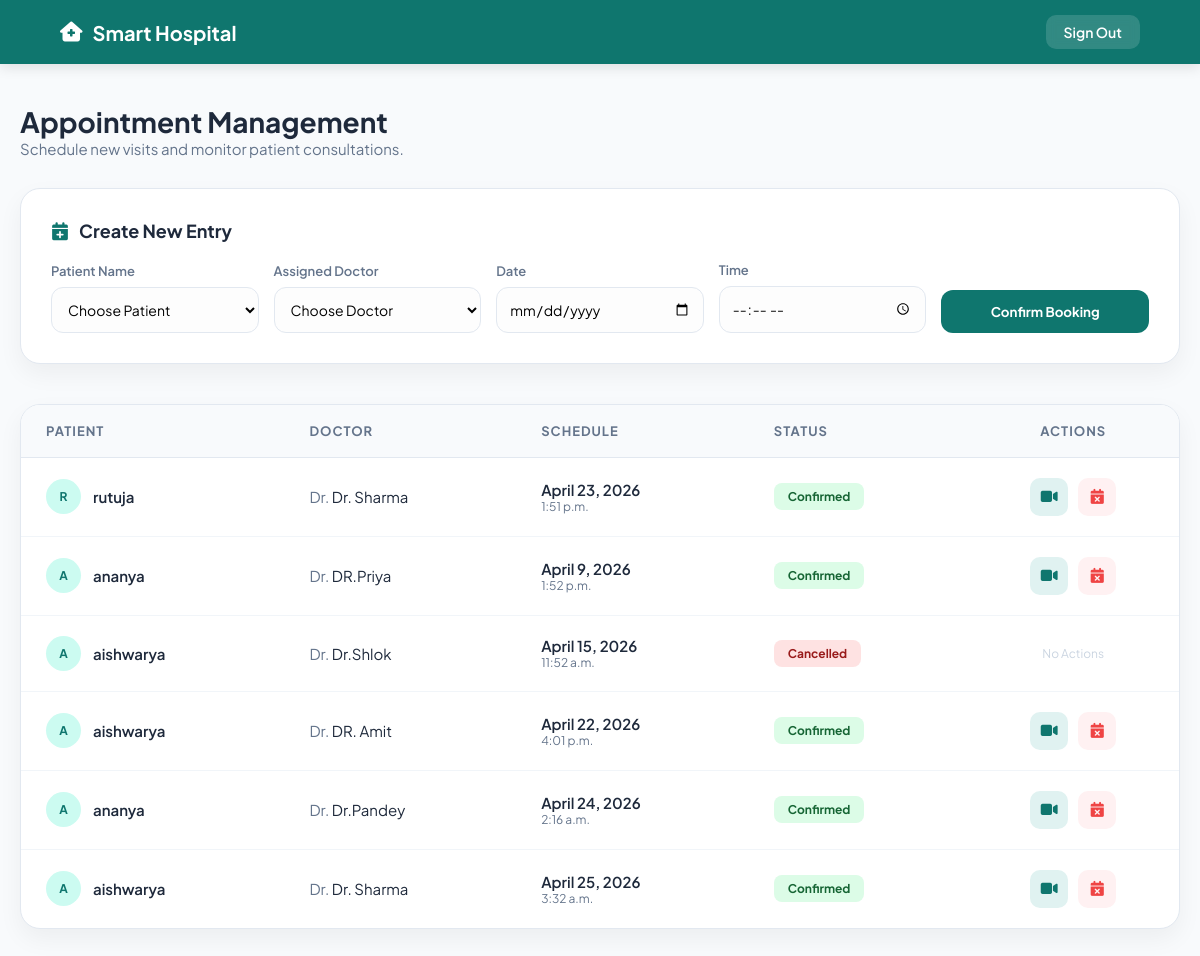
The app's page /appointment/ (signed in) with its own data.
### hospital/models.py (models this page shows, shortened)
class Appointment(models.Model):
    patient = models.ForeignKey(Patient, on_delete=models.CASCADE)
    doctor = models.ForeignKey(Doctor, on_delete=models.CASCADE)
    date = models.DateField()
    time = models.TimeField()
    status = models.CharField(max_length=20, choices=[
        ('pending', 'Pending'),
        ('confirmed', 'Confirmed'),
        ('cancelled', 'Cancelled'),
    ], default='pending')
    meeting_link = models.URLField(blank=True, null=True)
    created_at = models.DateTimeField(auto_now_add=True)
    class Meta:
        unique_together = ('doctor', 'date', 'time')

class Patient(models.Model):
    name = models.CharField(max_length=100)
    email = models.EmailField(unique=True)
    phone = models.CharField(max_length=15)
    age = models.IntegerField(null=True, blank=True)

class Doctor(models.Model):
    name = models.CharField(max_length=100)
    specialization = models.CharField(max_length=100)
    experience = models.IntegerField()
    fees = models.DecimalField(max_digits=8, decimal_places=2)
    available_from = models.TimeField(null=True, blank=True)
    available_to = models.TimeField(null=True, blank=True)

### hospital/views.py (the view, shortened to what this page needs)
# urls.py: path('appointment/', views.book_appointment, name='appointment'),
@login_required(login_url='/login/')
def book_appointment(request):
    patients = Patient.objects.all()
    doctors = Doctor.objects.all()
    appointments = Appointment.objects.all()
    return render(request, 'appointment.html', {
        'patients': patients,
        'doctors': doctors,
        'appointments': appointments
    })

### hospital/templates/appointment.html (shortened to what this page needs)
<!DOCTYPE html>
<html lang="en">
<head>
    <link rel="stylesheet" href="https://cdnjs.cloudflare.com/ajax/libs/font-awesome/6.4.0/css/all.min.css">
</head>
<body>
<nav class="navbar">
    <h2><i class="fa-solid fa-house-medical"></i> Smart Hospital</h2>
    <a href="/logout/" class="btn-logout">Sign Out</a>
</nav>
<div class="container">
    <div class="page-header">
        <h1>Appointment Management</h1>
        <p>Schedule new visits and monitor patient consultations.</p>
    </div>
    <div class="booking-card">
        <h2><i class="fa-solid fa-calendar-plus" style="color: var(--primary)"></i> Create New Entry</h2>
        <form method="POST">
            <div class="form-grid">
                <div class="input-group">
                    <label>Patient Name</label>
                    <select name="patient" required>
                        <option value="">Choose Patient</option>
                    </select>
                </div>
                <div class="input-group">
                    <label>Assigned Doctor</label>
                    <select name="doctor" required>
                        <option value="">Choose Doctor</option>
                    </select>
                </div>
                <div class="input-group">
                    <label>Date</label>
                    <input type="date" name="date" required>
                </div>
                <div class="input-group">
                    <label>Time</label>
                    <input type="time" name="time" required>
                </div>
                <button type="submit" class="btn-submit">Confirm Booking</button>
            </div>
        </form>
    </div>
    <div class="table-card">
        <table>
            <thead>
                <tr>
                    <th>Patient</th>
                    <th>Doctor</th>
                    <th>Schedule</th>
                    <th>Status</th>
                    <th style="text-align: center;">Actions</th>
                </tr>
            </thead>
            <tbody>
                {% for app in appointments %}
                <tr>
                    <td>
                        <div class="patient-info">
                            <div class="avatar">{{ app.patient.name|slice:":1"|upper }}</div>
                            <span style="font-weight: 600;">{{ app.patient.name }}</span>
                        </div>
                    </td>
                    <td><span style="color: var(--text-muted)">Dr.</span> {{ app.doctor.name }}</td>
                    <td>
                        <div style="font-weight: 600;">{{ app.date }}</div>
                        <div style="font-size: 12px; color: var(--text-muted);">{{ app.time }}</div>
                    </td>
                    <td>
                        {% if app.status == "confirmed" %}
                            <span class="badge booked">Confirmed</span>
                        {% else %}
                            <span class="badge cancelled">Cancelled</span>
                        {% endif %}
                    </td>
                    <td>
                        <div class="action-btns">
                            {% if app.meeting_link and app.status == "confirmed" %}
                                <a href="{{ app.meeting_link }}" target="_blank" class="btn-icon btn-join" title="Join Video">
                                    <i class="fa-solid fa-video"></i>
                                </a>
                            {% endif %}
                            {% if app.status == "confirmed" %}
                                <a href="/cancel/{{ app.id }}/" class="btn-icon btn-cancel" title="Cancel">
                                    <i class="fa-solid fa-calendar-xmark"></i>
                                </a>
                            {% else %}
                                <span style="color: #cbd5e1; font-size: 12px;">No Actions</span>
                            {% endif %}
                        </div>
                    </td>
                </tr>
                {% endfor %}
            </tbody>
        </table>
    </div>
</div>
</body>
</html>

### hospital/templates/appointment.html (style rules this page uses)
:root { --primary: #0f766e; --primary-light: #14b8a6; --bg: #f8fafc; --white: #ffffff; --text-main: #1e293b; --text-muted: #64748b; --danger: #ef4444; --shadow: 0 10px 25px rgba(0, 0, 0, 0.05); }
* { margin: 0; padding: 0; box-sizing: border-box; font-family: 'Plus Jakarta Sans', sans-serif; }
body { background-color: var(--bg); color: var(--text-main); }
.navbar { background: var(--primary); padding: 15px 5%; display: flex; justify-content: space-between; align-items: center; box-shadow: 0 4px 12px rgba(0,0,0,0.1); }
.navbar h2 { color: white; font-size: 20px; display: flex; align-items: center; gap: 10px; }
.btn-logout { background: rgba(255, 255, 255, 0.15); color: white; padding: 8px 18px; border-radius: 10px; text-decoration: none; font-weight: 600; font-size: 14px; backdrop-filter: blur(5px); transition: 0.3s; }
.container { max-width: 1200px; margin: 40px auto; padding: 0 20px; }
.page-header { margin-bottom: 30px; }
.page-header h1 { font-size: 28px; font-weight: 700; color: var(--text-main); }
.page-header p { color: var(--text-muted); font-size: 15px; }
.booking-card { background: white; padding: 30px; border-radius: 20px; box-shadow: var(--shadow); margin-bottom: 40px; border: 1px solid #e2e8f0; }
.booking-card h2 { font-size: 18px; margin-bottom: 20px; display: flex; align-items: center; gap: 10px; }
.form-grid { display: grid; grid-template-columns: repeat(auto-fit, minmax(200px, 1fr)); gap: 15px; align-items: flex-end; }
.input-group { display: flex; flex-direction: column; gap: 8px; }
.input-group label { font-size: 13px; font-weight: 600; color: var(--text-muted); }
select, input { padding: 12px; border: 1px solid #e2e8f0; border-radius: 12px; font-size: 14px; outline: none; transition: 0.3s; background: #fdfdfd; }
.btn-submit { background: var(--primary); color: white; border: none; padding: 13px; border-radius: 12px; font-weight: 700; cursor: pointer; transition: 0.3s; }
.table-card { background: white; border-radius: 20px; box-shadow: var(--shadow); overflow: hidden; border: 1px solid #e2e8f0; }
table { width: 100%; border-collapse: collapse; }
th { background: #f8fafc; text-align: left; padding: 18px 25px; font-size: 13px; text-transform: uppercase; letter-spacing: 1px; color: var(--text-muted); border-bottom: 1px solid #e2e8f0; }
td { padding: 20px 25px; border-bottom: 1px solid #f1f5f9; font-size: 15px; vertical-align: middle; }
tr:last-child td { border: none; }
.patient-info { display: flex; align-items: center; gap: 12px; }
.avatar { width: 35px; height: 35px; background: #ccfbf1; color: var(--primary); border-radius: 50%; display: flex; align-items: center; justify-content: center; font-weight: 700; font-size: 12px; }
.badge { padding: 6px 14px; border-radius: 8px; font-size: 12px; font-weight: 700; display: inline-block; }
.booked { background: #dcfce7; color: #166534; }
.cancelled { background: #fee2e2; color: #991b1b; }
.action-btns { display: flex; gap: 10px; justify-content: center; }
.btn-icon { width: 38px; height: 38px; display: flex; align-items: center; justify-content: center; border-radius: 10px; text-decoration: none; transition: 0.3s; }
.btn-join { background: #e0f2f1; color: var(--primary); }
.btn-cancel { background: #fff1f2; color: var(--danger); }

### records on screen
Appointment: patient.name "R", patient.name "rutuja", doctor.name "Dr. Sharma", date "April 23, 2026", time "1:51 p.m.", status "Confirmed"
Appointment: patient.name "A", patient.name "ananya", doctor.name "DR.Priya", date "April 9, 2026", time "1:52 p.m.", status "Confirmed"
Appointment: patient.name "A", patient.name "aishwarya", doctor.name "Dr.Shlok", date "April 15, 2026", time "11:52 a.m.", status "Cancelled"
Appointment: patient.name "A", patient.name "aishwarya", doctor.name "DR. Amit", date "April 22, 2026", time "4:01 p.m.", status "Confirmed"
Appointment: patient.name "A", patient.name "ananya", doctor.name "Dr.Pandey", date "April 24, 2026", time "2:16 a.m.", status "Confirmed"
Appointment: patient.name "A", patient.name "aishwarya", doctor.name "Dr. Sharma", date "April 25, 2026", time "3:32 a.m.", status "Confirmed"
